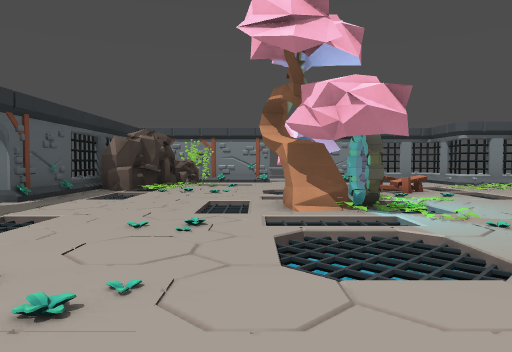
[1] (above)

16 first-person views from a walk through a Godot game level. The camera is 1.4 m above the floor, tilts 2° down and sees 70° across. The floor is counted in squares, 2 m on a side. Each view is taken from the middle of a square. On the plan, view 1 faces up. The plan holds only what a view shows up to about 11 squares ahead; the rest is blank. Some surface patterns are stand-ins.

[2]
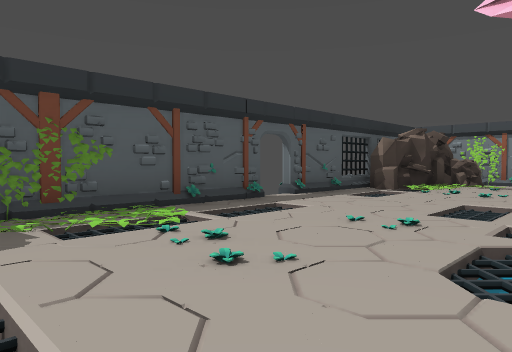

[3]
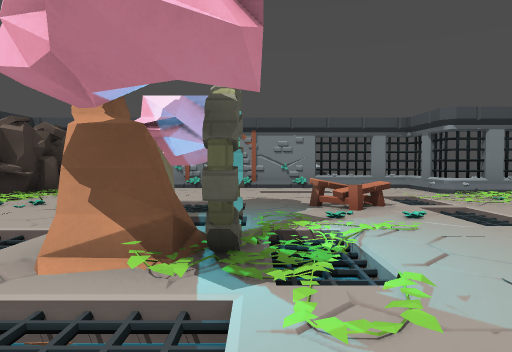

[4]
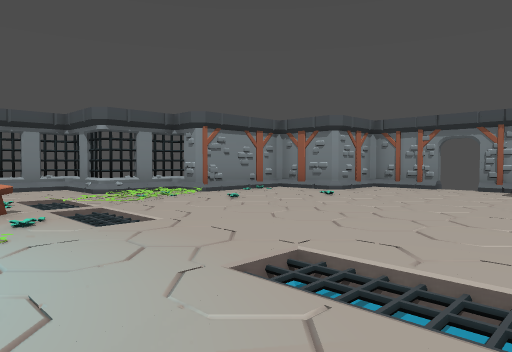

[5]
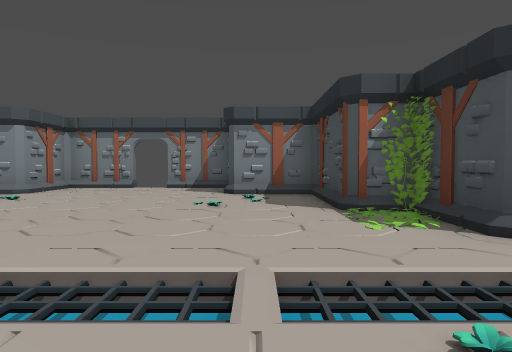

[6]
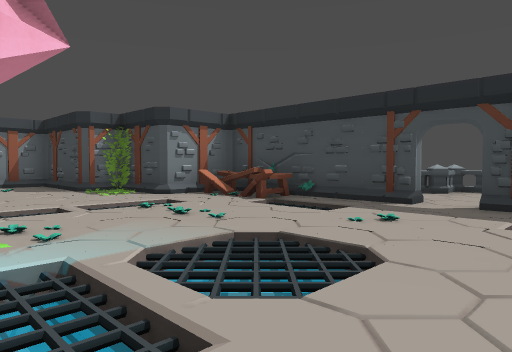

[7]
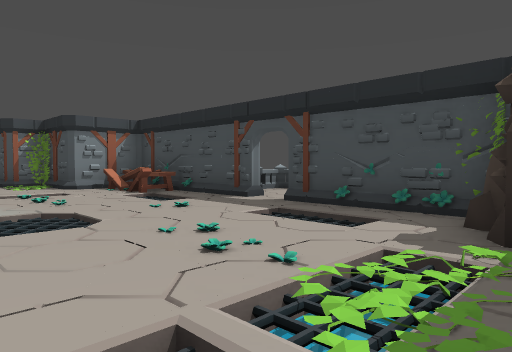

[8]
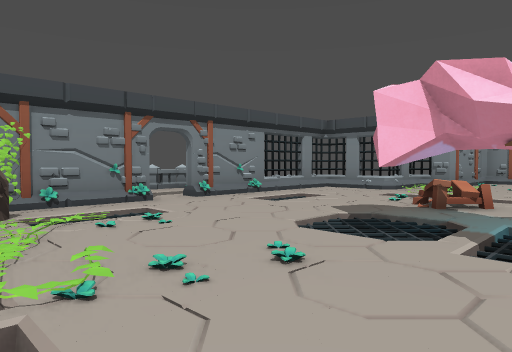

[9]
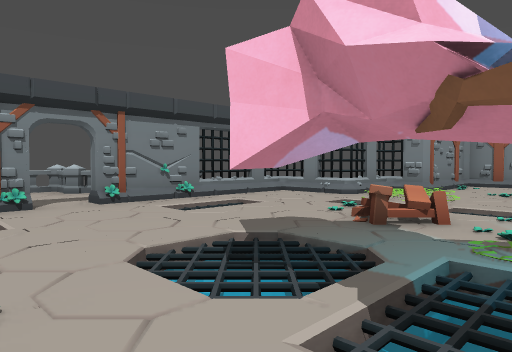

[10]
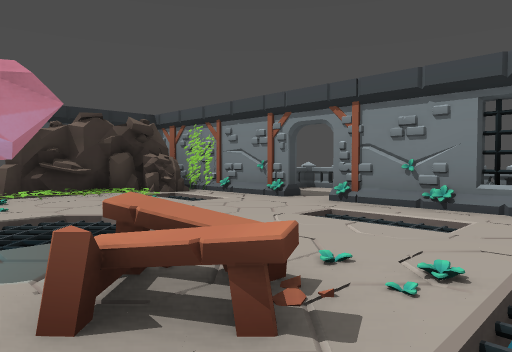

[11]
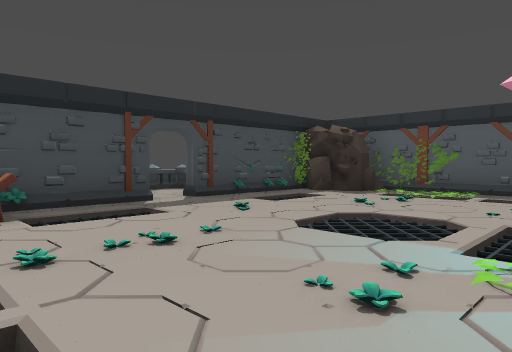

[12]
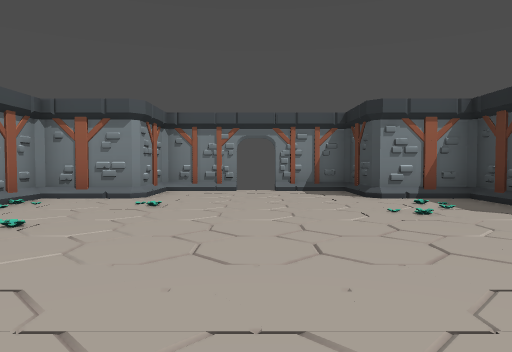

[13]
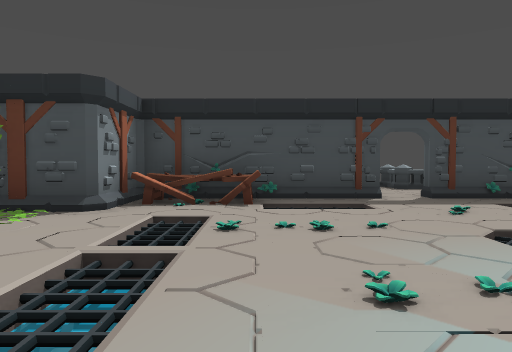

[14]
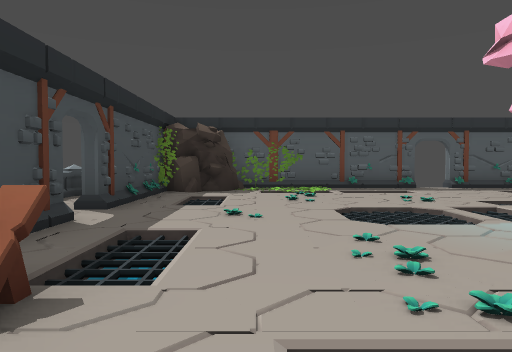

[15]
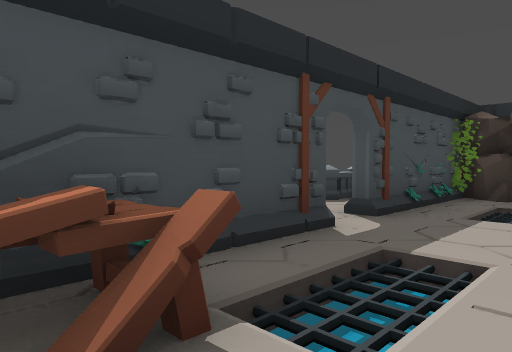

[16]
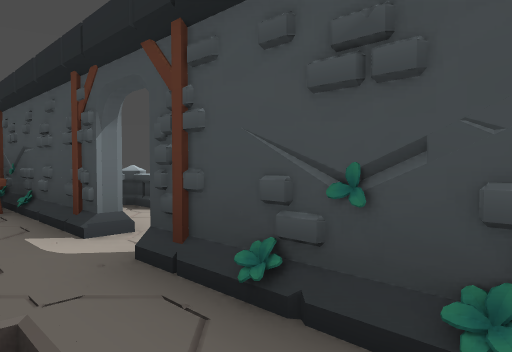

### Floor plan
Key: @ floor where view 1 was taken; # wall or solid block; . main floor; : floor 0.25 m higher than the main floor; / step, stairs or slope; = window, fence, low wall or low ledge; ^ raised ledge; T table; R tree; P portal.
Columns run from 5 left of view 1 to 14 right of it. Each row starts with its distance up from view 1.
 17       ^^
 16     ^^.^^
 15     ^...^^
 14     ##.##^==#
 13   ##//.//...=
 12   #///.///..==#
 11   #......./...####
 10 ###.../.../:.....#
  9 =./..///TT/......###
  8 #//../#////........#
  7 #//./////./........
  6  ...//RP/..........
  5 #//.////#./........
  4 #//..///../........#
  3 #./..///../......###
  2 #.=.../.../......#
  1 #./.../.../..#####
  0 ##///@.//T/###
 -1  ##/##.#####
 -2   ###....^#
 -3    ^^...^^
 -4     ^^.^^
 -5      ^^^

Positions as (right, up) in squares from view 1, and headings:
1: (0, 0), facing up
2: (1, 0), facing up-left
3: (2, 3), facing up
4: (3, 3), facing up-right
5: (3, 3), facing right
6: (-1, 5), facing down-right
7: (-4, 4), facing down-right
8: (-3, 7), facing up-right
9: (-1, 7), facing up-right
10: (5, 8), facing up-left
11: (5, 5), facing down-left
12: (4, 6), facing right
13: (4, 6), facing down
14: (6, 1), facing left
15: (5, 1), facing down-left
16: (-2, 0), facing down-right
